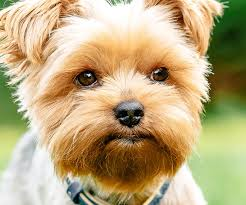
#> input picture HOS/HOS06/img/dog.jpg, 246 x 205 px
$ jupyter execute HOS06A_ML-Sect3-dog_VElze.ipynb
#> lines starting #> are read from the running program, lines starting #| are printed output that depends on the picture
# Section 3:  Haar Cascade Classifier Parameter Exploration

## Step 1: Import the modules

[cell 1]
import cv2
import matplotlib.pyplot as plt

## Step 2: Load the face detection trained model

[cell 2]
face_cascade = cv2.CascadeClassifier("haarcascade_frontalface_default.xml")

## Step 3: Read and convert the image

[cell 3]
img = cv2.imread("img/dog.jpg")
#> img is the input picture: shape (205, 246, 3); mean B, G, R 127.8, 170.3, 188.8
if img is None:
    raise FileNotFoundError("img/sample.jpg not found. Make sure the image exists in the 'img' folder.")
img_rgb = cv2.cvtColor(img, cv2.COLOR_BGR2RGB)

[cell 4]
plt.imshow(img)
img_copy1 = img.copy()
img_copy2 = img.copy()
img_copy3 = img.copy()

[cell 5]
# Reading in the image and creating copies
img = cv2.imread('img/train5.jpg')
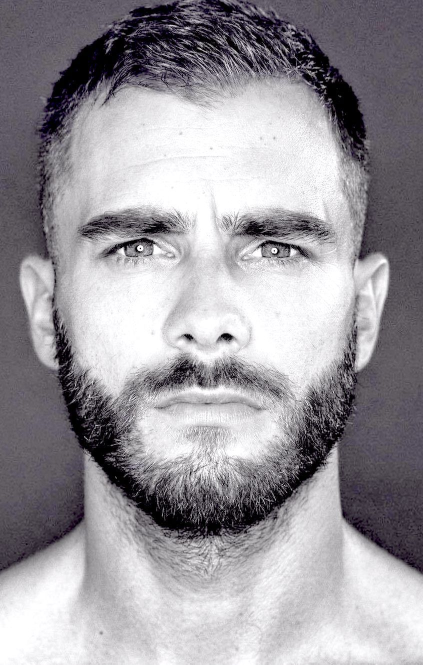
#> input picture HOS/HOS06/img/train5.jpg, 846 x 1329 px (shown at 1/2 size)
#> img is the input picture: shape (1329, 846, 3); mean B, G, R 157.6, 152.2, 155.2
img = cv2.resize(img, (240, 240), interpolation=cv2.INTER_CUBIC)
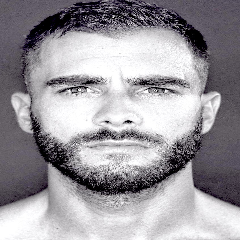
#> img: shape (240, 240, 3); mean B, G, R 157.6, 152.3, 155.3
img = cv2.cvtColor(img, cv2.COLOR_BGR2RGB)   # convert BGR (cv2) to RGB

## Step 4: Define detect_face function

[cell 6]
def detect_face(img):
    face_img = img.copy()
    face_rect = face_cascade.detectMultiScale(face_img,
                                              scaleFactor = 1.05,
                                              minNeighbors = 3)
#> face_rect = ()

    for (x, y, w, h) in face_rect:
        # red box for face
        cv2.rectangle(face_img, (x, y),
                      (x + w, y + h), (0, 255, 0), 1)
#> this loop made 0 passes
    return face_img

## Step 5: Invoke function and display image

[cell 7]
face = detect_face(img_copy1)
plt.imshow(face)
cv2.imwrite('face.jpg', face)
#> Out = True

## Step 6: Load the eye detection trained model

[cell 8]
eye_cascade = cv2.CascadeClassifier("haarcascade_eye.xml")

## Step 7: Define detect_eyes function

[cell 9]
# create a function to detect eyes
def detect_eyes(img):
    eye_img = img.copy()
    height, width, channels = eye_img.shape
#> height = 205; width = 246; channels = 3

    eye_rect = eye_cascade.detectMultiScale(eye_img,
                                            scaleFactor = 1.1,
                                            minNeighbors = 8,
                                            minSize=(int(width * 0.15), int(height * 0.15)))
#> eye_rect = ()

    for (x, y, w, h) in eye_rect:
        # green box for eyes
        cv2.rectangle(eye_img, (x, y),
                      (x + w, y + h), (255, 0, 0), 1)
    return eye_img
